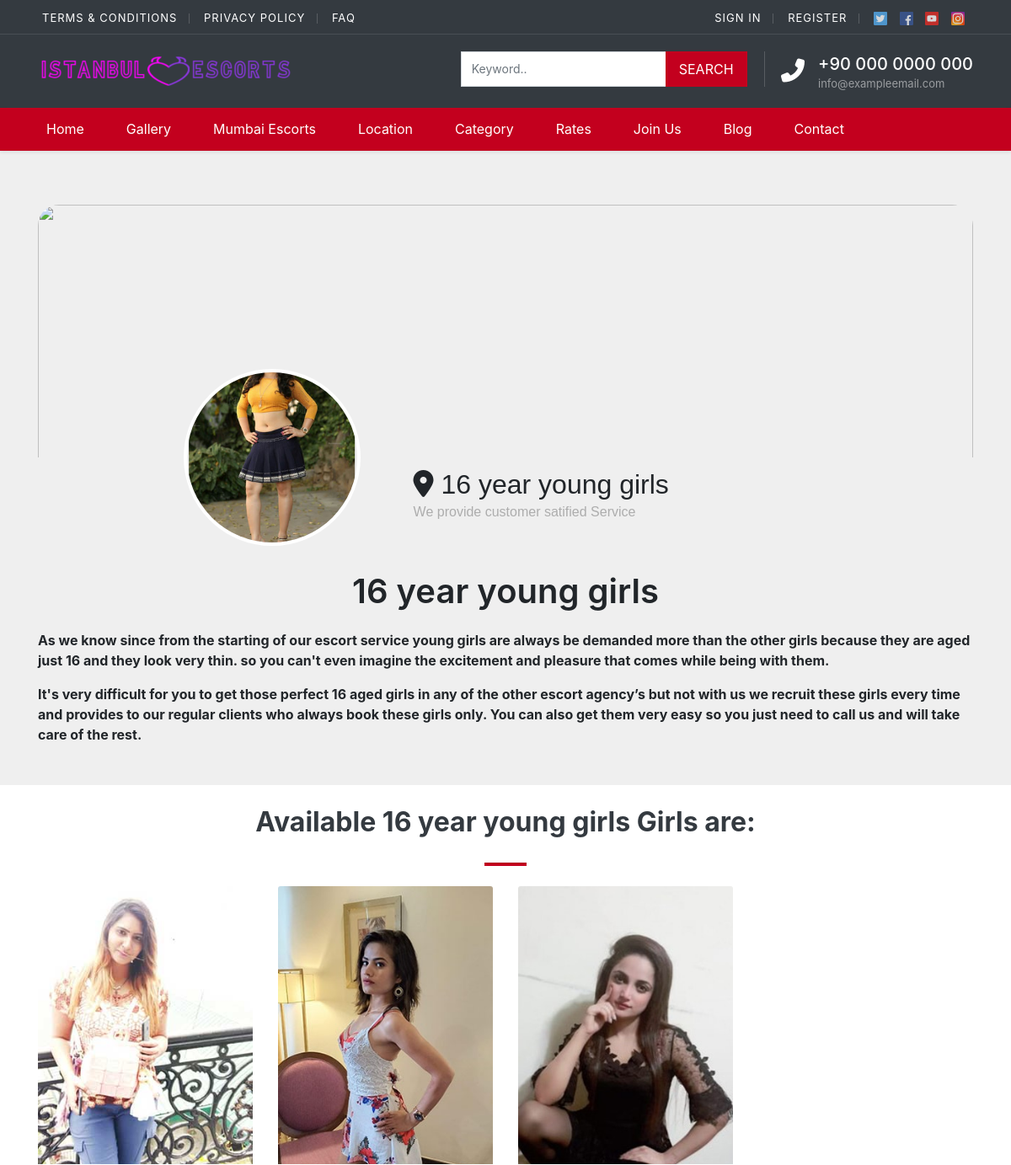
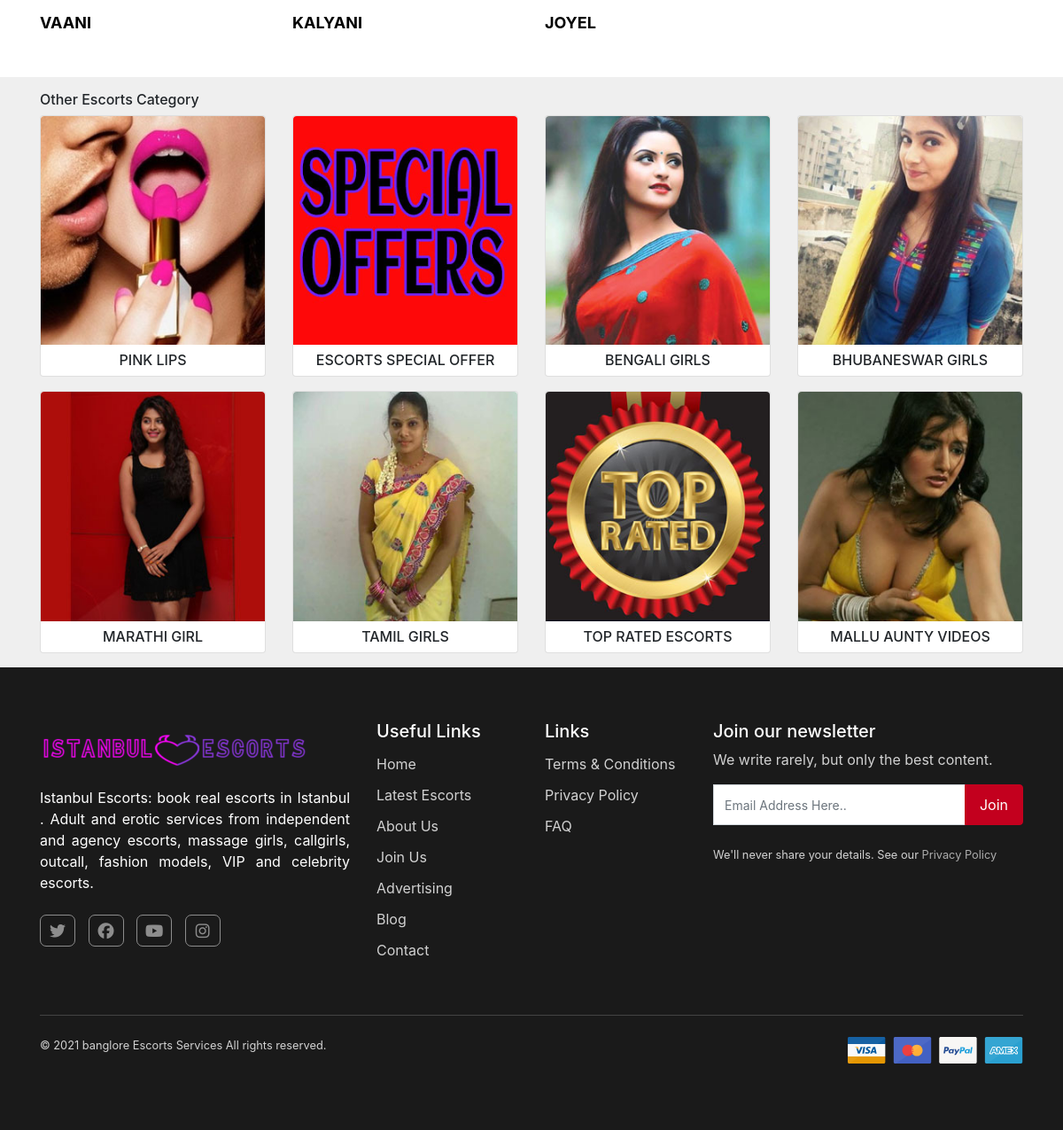
Page /category/16-year/66 on the committed database (2 pictures, top to bottom).
### tables this page shows
CREATE TABLE `category` (
  `id` int(11) NOT NULL,
  `cat_title` varchar(200) DEFAULT NULL,
  `sub_cat_title` varchar(200) DEFAULT NULL,
  `cat_des` text DEFAULT NULL,
  `cat_img` varchar(200) DEFAULT NULL,
  `cat_alt_title` varchar(200) DEFAULT NULL,
  `added_date` datetime DEFAULT NULL,
  `updated_date` datetime DEFAULT NULL
);

CREATE TABLE `profile_post` (
  `id` int(11) NOT NULL,
  `title` varchar(200) NOT NULL,
  `imge` blob NOT NULL,
  `book_infmn` varchar(200) DEFAULT NULL,
  `abt_profile` text DEFAULT NULL,
  `description` varchar(200) DEFAULT NULL,
  `alt_title` varchar(200) NOT NULL,
  `ethencity` varchar(100) DEFAULT NULL,
  `sexuality` varchar(100) DEFAULT NULL,
  `gender` varchar(100) DEFAULT NULL,
  `body` varchar(100) DEFAULT NULL,
  `dress_size` int(11) DEFAULT NULL,
  `bust_size` varchar(100) DEFAULT NULL,
  `drinking` varchar(100) DEFAULT NULL,
  `smoking` varchar(100) DEFAULT NULL,
  `whatsapp_num` varchar(100) DEFAULT NULL,
  `url` varchar(100) DEFAULT NULL,
  `age` int(11) NOT NULL,
  `height` varchar(200) NOT NULL,
  `category` varchar(200) NOT NULL,
  `origin` varchar(200) DEFAULT NULL,
  `availability` varchar(200) DEFAULT NULL,
  `language` varchar(200) NOT NULL,
  `service` varchar(100) DEFAULT NULL,
  `avbl_cat` varchar(200) DEFAULT NULL,
  `avbl_loc` varchar(200) DEFAULT NULL,
  `avbl_st` varchar(200) NOT NULL,
  `profile_type` varchar(200) DEFAULT NULL,
  `created_at` datetime DEFAULT current_timestamp(),
  `updated_at` datetime DEFAULT NULL ON UPDATE current_timestamp()
);

### application/controllers/Categorydetails.php (called while the page is built, shortened)
<?php
class Categorydetails extends CI_Controller
{
	public function __construct()
	{
		$this->load->model('Metadetails_model');
		$this->load->model('Category_model');
		$this->load->model('Prof_model');
	}
	public function view()
	{
		$pg_url = $this->uri->segment(1);
		$cat_id = $this->uri->segment(3);
		$data['cate_title'] = $this->uri->segment(2);
		$data['row'] = $this->Metadetails_model->get_meta_list($pg_url,$cat_id);
		$data['result']=$this->Category_model->get_list_data($cat_id);
		$data['get_rand_list'] = $this->Category_model->get_cat_rand_title();
		$data['get_pro_list'] = $this->Prof_model->get_avbl_pro($loc_id='',$cat_id);
        $this->load->view("includes/header",$data);
		$this->load->view('category-details',$data);
		$this->load->view("includes/footer");
	}
}

### index.php (called while the page is built, shortened)
<?php
require_once BASEPATH.'core/CodeIgniter.php';

### application/models/Category_model.php (called while the page is built, shortened)
<?php
class Category_model extends CI_Model
{
	public function get_list_data($tit_id)
	{
        $this->db->where('id', $tit_id);
        $query = $this->db->get('category');
        return $query->result_array();
    }
    public function get_cat_rand_title()
    {
    	$this->db->select('*');
    	$this->db->from('category');
    	$this->db->order_by('rand()');
    	$this->db->limit(8);
    	$query = $this->db->get();
    	return $query->result_array();
    }
}

### application/models/Prof_model.php (called while the page is built, shortened)
<?php
class Prof_model extends CI_Model
{
    public function get_avbl_pro($loc_id='',$cat_id='')
    {
        $this->db->select('*');
        $this->db->from('profile_post');
        if(!empty($cat_id))
        {
            $this->db->where("find_in_set('$cat_id',profile_post.avbl_cat)!=",0);
        }
        $query = $this->db->get();
        return $query->result_array();
    }
}

### application/views/category-details.php (the view, shortened to what this page needs)
<div class="h-100 py-2"></div>
    <div class="container full-height my-5">
      <div class="cover">
         <img src="https://briff.me/wp-content/uploads/2016/04/mean-girls-header.jpg"/>
      </div>
      <?php
   foreach($result as $res_val)
   {
  ?>
      <div class="user-info">
         <div class="profile-pic">
            <img src="<?php echo base_url(); ?>uploads/category/<?php echo $res_val['cat_img']; ?>"/>
         </div>
         <div class="username">
            <div class="name"><span class="verified"></span> <i class="fas fa-map-marker-alt"> </i> <?php echo $res_val['cat_title']; ?></div>
            <div class="about">We provide customer satified Service</div>
         </div>
      </div>
    <?php } ?>
   </div>
   <div class="container my-5">
      <h1 style="text-align: center;"><?php echo $res_val['cat_title']; ?> </h1>
      <p><?php echo $res_val['cat_des']; ?></p>
   </div>
          <section class="block-cat-listings block-listings2 bg-white section-20 ">
   <div class="container">
      <div class="row">
         <div class="col-12 section-bottom-40">
            <div class="text-center">
               <h2 data-elementor-setting-key="title" data-elementor-inline-editing-toolbar="none" class="elementor-inline-editing  font- text-dark font-weight-bold"> Available <?php echo str_replace('-',' ',$res_val['cat_title']); ?> Girls are:</h2>
               <hr style="width:50px; height:3px;" class="bg-primary my-4  mx-auto">
            </div>
         </div>
         <div class="col-12">
            <div class="row">
            <?php
                  foreach($get_pro_list as $get_avbl_loc_list_val)
                  {
                    $pro_imge = explode(',',$get_avbl_loc_list_val['imge']);
            ?>
               <div class="col-6 col-md-4 col-lg-4 col-xl-3">
                  <div class="new-search info  no-resize img-user img-user-big bg-none" data-pid="284">
                     <figure>
                        <a href="#">
                        <img data-src="<?php echo base_url(); ?>uploads/profile/<?php echo $pro_imge[0]; ?>" class="img-fluid lazy loaded" alt="first img" src="<?php echo base_url(); ?>uploads/profile/<?php echo $pro_imge[0]; ?>" data-was-processed="true"> </a>
                     </figure>
                     <div class=" pt-3 position-relative">
                        <h3 class="mt-0 text-uppercase font-weight-bold"><a href="#"><?php echo $get_avbl_loc_list_val['title'];  ?></a></h3>
                     </div>
                  </div>
               </div>
               <?php } ?>
            </div>
         </div>
      </div>
   </div>
</section>
   <div class="container">
    <div class="other-cat">
    <h2 class="h6 pt-3">Other Escorts Category</h2>
        <div class="row">
        <?php
       foreach($get_rand_list as $get_rand_val)
       {
  ?>
            <div class="col-6 col-md-4 col-lg-3  pb-3">
                <div class="card bg-lbrown">
                <a
                        href="<?php echo base_url(); ?>category/<?php echo str_replace(' ','-',$get_rand_val['sub_cat_title']);  ?>/<?php echo $get_rand_val['id']; ?>">
                        <img class="img-fluid rounded-top"
                            src="<?php echo base_url(); ?>uploads/category/<?php echo $get_rand_val['cat_img']; ?>"
                            alt="<?php echo base_url(); ?>uploads/category/<?php echo $get_rand_val['cat_img']; ?>"></a>
                    <div class="card-body p-2 buvaneswar_body">
                        <h2 class="card-title text-uppercase text-center m-0  h6">
                        <?php echo $get_rand_val['sub_cat_title']; ?></h2>
                    </div>
                </div>
            </div>
            <?php } ?>
        </div>
    </div>
</div>

### assets/css/style.css (style rules this page uses)
.bg-primary, .bg-primary:hover, .bg-primary:focus, a.bg-primary:focus, a.bg-primary:hover, button.bg-primary:focus, button.bg-primary:hover, .badge-primary { background: #C3001E !important; }
body { background: #EFEFEF !important; }
section { position: relative }
.section-20 { padding: 20px 0 }
section h2 { line-height: 1.5 }
h2 { font-weight: 600; line-height: 1.5; }
section h3 { font-weight: 700; text-transform: capitalize }
.new-search { display: block; position: relative; margin-bottom: 30px; -webkit-border-radius: 3px; -moz-border-radius: 3px; -ms-border-radius: 3px; border-radius: 3px; border: 1px solid #ededed; background: #fff }
.new-search.bg-none { background: none !important; border: 0px !important; }
.new-search figure { margin: 0; padding: 0px; overflow: hidden; position: relative; -webkit-border-radius: 3px 3px 0 0; -moz-border-radius: 3px 3px 0 0; -ms-border-radius: 3px 3px 0 0; border-radius: 3px 3px 0 0; text-align: center; }
.owl-carousel .new-search.img-user figure, .block-cat-listings .new-search.img-user figure { max-height: 260px !important; }
.owl-carousel .new-search.img-user-big figure, .block-cat-listings .new-search.img-user-big figure { max-height: 330px !important; }
.new-search.img-user figure a img { -webkit-transition: all 2000ms cubic-bezier(.19, 1, .22, 1) 0ms; -webkit-transform: translateZ(0); transform: translateZ(0); transition: all 2000ms cubic-bezier(.19, 1, .22, 1) 0ms; }
.new-search h3 { font-size: 18px; overflow: hidden; max-height: 52px; font-weight: 500; margin-bottom: 5px; }
.new-search h3 a { color: #000; }
.section-20 { padding: 20px 0; }
a { text-decoration: none; -moz-transition: all .3s ease-in-out; -o-transition: all .3s ease-in-out; -webkit-transition: all .3s ease-in-out; -ms-transition: all .3s ease-in-out; transition: all .3s ease-in-out; outline: 0; }
h1, h2, h4 { font-weight: 600; line-height: 1.5; }
.new-search { display:block;position:relative;margin-bottom:30px;-webkit-border-radius:3px;-moz-border-radius:3px;-ms-border-radius:3px;border-radius:3px;border:1px solid #ededed; background:#fff }
.new-search.bg-none { background:none !important; border:0px !important; }
.new-search figure { margin:0; padding:0px; overflow:hidden;position:relative;-webkit-border-radius:3px 3px 0 0;-moz-border-radius:3px 3px 0 0;-ms-border-radius:3px 3px 0 0;border-radius:3px 3px 0 0; text-align: center; }
.new-search.img-user figure a img { -webkit-transition:all 2000ms cubic-bezier(.19,1,.22,1) 0ms;-webkit-transform:translateZ(0);transform:translateZ(0);transition:all 2000ms cubic-bezier(.19,1,.22,1) 0ms; }
.new-search h3 { font-size:18px; overflow:hidden; max-height:52px; font-weight:500; margin-bottom:5px; }
.new-search h3 a { color:#000; }

### application/views/category-details.php (style rules this page uses)
.about { font-family: Helvetica, "Helvetica Neue", "Tahoma"; font-size: 1rem; color: #adadad; line-height: 17px; }
.cover { height: 300px; overflow: hidden; position: relative; width: 100%; }
.cover img { position: absolute; left: 50%; transform: translateX(-50%); height:40vh; width: 100%; object-fit: cover; border-top-left-radius: 25px; border-top-right-radius: 25px; }
.name { font-family: Helvetica, "Helvetica Neue", "Tahoma"; font-size: 2rem; }
.profile-pic { position: absolute; left: 25%; transform: translateX(-50%); border-radius: 50%; border: 4px solid white; height: 280px; width: 280px; overflow: hidden; transform: translateX(-50%) translateY(-50%); top: 0; }
.profile-pic img { box-sizing: border-box; height: 100%; left: 50%; max-height: 100%; position: absolute; transform: translateX(-50%); transition: all 0.15s ease-out; width: auto; }
.user-info { *zoom: 1; padding: 8px; position: relative; }
.user-info:before, .user-info:after { content: ""; display: table; }
.user-info:after { clear: both; }
@media only screen and (min-width: 600px) { .profile-pic { position: absolute; left: 25%; transform: translateX(-50%); border-radius: 50%; border: 4px solid white; height: 210px; width: 210px; overflow: hidden; transform: translateX(-50%) translateY(-50%); top: 0; } }
@media only screen and (min-width: 600px) { .username { margin-top:auto; margin-left: 40%; } }

### rows in the picture
category: cat_img (picture), cat_title "16 year young girls", cat_des "As we know since from the starting of our escort service young girls are always be demanded more than the other girls because they are aged just 16 and they look very thin. so you can't even imagine the excitement and pleasure that comes while being with them. It's very difficult for you to get those perfect 16 aged girls in any of the other escort agency’s but not with us we recruit these girls every time and provides to our regular clients who always book these girls only. You can also get them very easy so you just need to call us and will take care of the rest."
profile_post: shows a picture, title "VAANI"
profile_post: shows a picture, title "KALYANI"
profile_post: shows a picture, title "JOYEL"
category: cat_img (picture), sub_cat_title "PINK LIPS"
category: cat_img (picture), sub_cat_title "ESCORTS SPECIAL OFFER"
category: cat_img (picture), sub_cat_title "BENGALI GIRLS"
category: cat_img (picture), sub_cat_title "BHUBANESWAR GIRLS"
category: cat_img (picture), sub_cat_title "MARATHI GIRL"
category: cat_img (picture), sub_cat_title "TAMIL GIRLS"
category: cat_img (picture), sub_cat_title "TOP RATED ESCORTS"
category: cat_img (picture), sub_cat_title "MALLU AUNTY VIDEOS"
